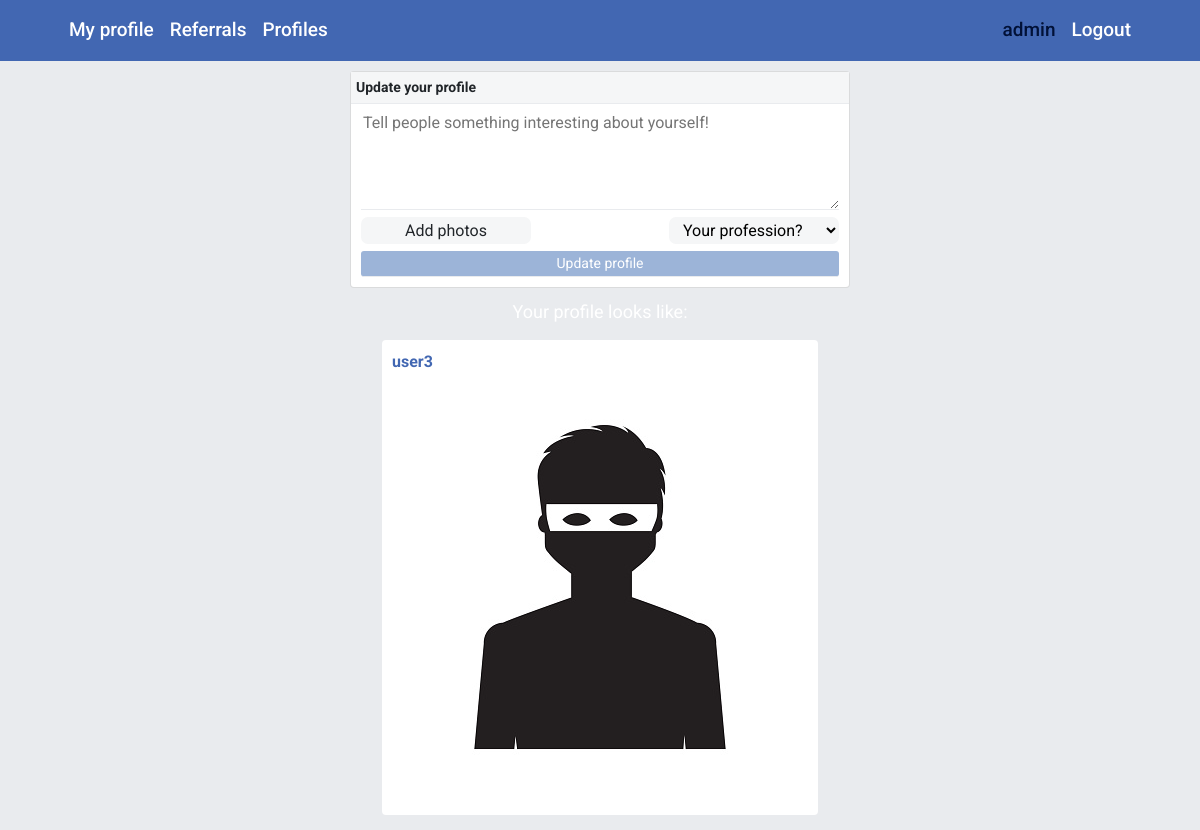
Page / (signed in) on the earlier database version.
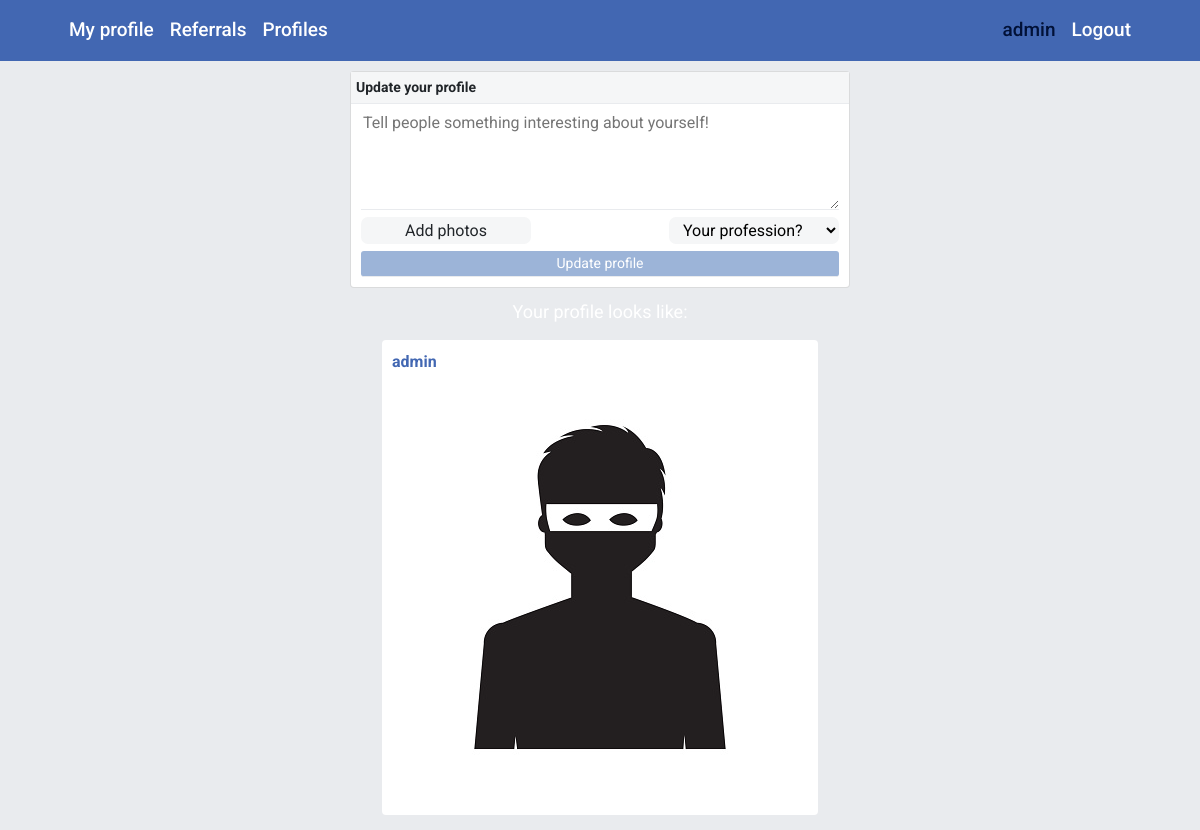
Same page on the later database version.
### profiles/models.py (models this page shows, shortened)
class Profile(models.Model):
    BLANK = ''
    STUDENT = 'ST'
    PROGRAMMER = 'PR'
    ENGINEER = 'EN'
    ML_ENGINEER = 'ML'
    OTHER = 'OR'
    PROFESSION_CHOICES = [
        (BLANK, 'Your profession?'),
        (STUDENT, 'Student'),
        (PROGRAMMER, 'Programmer'),
        (ENGINEER, 'Engineer'),
        (ML_ENGINEER, 'Machine Learning engineer'),
        (OTHER, 'Other'),
    ]
    user = models.OneToOneField(User, on_delete=models.CASCADE)
    timestamp = models.DateTimeField(auto_now=False, auto_now_add=True)
    profession = models.CharField(
        max_length=2,
        choices=PROFESSION_CHOICES,
        null=True,
        blank=True
    )
    bio = models.CharField(max_length=500, blank=True)
    image = models.ImageField(upload_to=upload_location,
                              null=True, blank=True,
                              default='default_img.png',
                              )
    ref_code = models.TextField(max_length=20, null=False, unique=True)
    class Meta:
        ordering = ["-timestamp"]

### profiles/views.py (the view, shortened to what this page needs)
# urls.py: path('', home_view, name='home'),
@login_required()
def home_view(request):
    profile = get_object_or_404(Profile, id=request.user.id)
    form = ProfileForm(request.POST or None, request.FILES or None, instance=profile)
    context = {
        "form": form,
        "instance": profile,
    }
    return render(request, "home_view.html", context)

### profiles/forms.py
class ProfileForm(forms.ModelForm):
    image = forms.ImageField(required=False, widget=forms.FileInput)
    class Meta:
        model = Profile
        fields = ('profession', 'bio', 'image')
        widgets = {
            'bio': forms.Textarea(attrs={'rows': 4,
                                         'wrap': 'hard',
                                         'placeholder': 'Tell people something interesting about yourself!'}),
        }

### templates/home_view.html (shortened to what this page needs)
{% extends "base.html" %}
{% load static %}
{% block content %}
<div class="container">
    <div class="row">
        <div class="col-12 ">
            <div class="profile-form-container">
                <div class="profile-form-title">
                    <span>Update your profile</span>
                </div>
                <form class='profile-form ' method='POST' enctype='multipart/form-data'>
                    {{form.bio}}
                    <label class="label_img" for="id_image">Add photos</label>
                    {{form.profession}}
                    <input type='submit' id="saveButton" value="Update profile">
                </form>
            </div>
        </div>
    </div>
    <div class="profile-looks-header"><p>Your profile looks like:</p></div>
    {% include 'profile_component.html' %}
</div>
{% endblock content %}

### templates/base.html (shortened to what this page needs)
{% load static %}
<!DOCTYPE html>
<html lang="en">
<head>
  <link  rel="stylesheet" type="text/css" href="{% static 'css/reset.css' %}">
  <link rel="stylesheet" href="https://stackpath.bootstrapcdn.com/bootstrap/4.4.1/css/bootstrap.min.css"
>
  <link  rel="stylesheet" type="text/css" href="{% static 'css/style.css' %}">
  <link rel="stylesheet" href="https://cdnjs.cloudflare.com/ajax/libs/font-awesome/4.7.0/css/font-awesome.min.css">
</head>
<body>
<div class="container-fluid bg-blue">
        <div class="container bg-blue">
            <nav class="navbar navbar-expand ">
              <div class="collapse navbar-collapse" id="navbarNav">
              {% if user.is_authenticated %}
                  <ul class="navbar-nav">
                     <li class="nav-item">
                        <a class="nav-link" href="{% url 'home'%}">My profile</a>
                     </li>
                      <li class="nav-item">
                        <a class="nav-link" href="{% url 'referrals'%}">Referrals</a>
                     </li>
                     <li class="nav-item">
                        <a class="nav-link" href="{% url 'list'%}">Profiles</a>
                     </li>
                  </ul>
                  <ul class="navbar-nav ml-auto">
                      <li class="nav-item">
                        <a class="nav-link disabled username">{{ user.username }}</a>
                      </li>
                      <li class="nav-item">
                        <a class="nav-link" href="{% url 'logout'%}">Logout</a>
                      </li>
                 </ul>
                  {% endif %}
              </div>
            </nav>
        </div>
    </div>
{% block content %}{% endblock content %}
</body>
</html>

### templates/profile_component.html (shortened to what this page needs)
<div class="profile-detail-container">
    <div class="row justify-content-center">
        <div class='col-auto padding-reset  profile-detail-content'>
            <div class="row justify-content-start profile-preview-txt">
              <div class="col-auto author">{{ instance.user.username }}</div>
            </div>
            {% if instance.image %}
                <p class="p_img"><img src='{{ instance.image.url }}' class='img-responsive'/></p>
            {% endif %}
        </div>
    </div>
</div>

### static/css/style.css (style rules this page uses)
body { font-family: 'Roboto', sans-serif; font-weight: 400; font-size: 16px; background-color: rgb(233,235,238); }
.padding-reset { padding: 0; }
.bg-blue { background-color: rgb(66,103,178); }
.navbar a { color: white; font-size: 19px; font-weight: 500; }
.navbar .username { color: rgb(1,17,55); }
.profile-form-container { padding-bottom: 10px; width: 500px; text-align: center; background-color: white; margin: 10px auto; border-radius: 4px; border: 1px solid rgba(110, 112, 115, 0.25); }
.profile-form-container .profile-form-title { padding: 5px; font-size: 14px; font-weight: 700; text-align: left; background-color: rgb(245,246,247); border-bottom: 1px inset rgb(233,235,238); margin-bottom: 5px; }
.profile-form-container .profile-form { margin: 0px 10px }
.profile-form-container .profile-form input, textarea { outline: none; -moz-appearance: none; border: white; border-bottom: 1px inset rgb(233,235,238); width: 100%; background-color: white; }
.profile-form-container .profile-form #saveButton { font-size: 14px; padding: 2px 0px; background-color: rgb(156,180,216); color: white; border-radius: 3px; }
.profile-form-container .profile-form label, .profile-form-container .profile-form #id_image { display: none; }
.profile-form-container .profile-form #id_profession { float: right; }
.profile-form-container .profile-form .label_img { float: left; }
.profile-form-container .profile-form .label_img, .profile-form-container .profile-form #id_profession { display: block; width: 170px; border-radius: 7px; margin-bottom: 7px; padding: 0px 10px; background-color: rgb(245,246,247); height: 27px; line-height: 27px; border: none; }
.profile-preview-block .author, .profile-detail-container .author { font-weight: 700; color: rgb(66,103,178); }
.profile-detail-container .author { padding-bottom: 5px; }
.profile-looks-header { color: white; text-align: center; font-size: 18px; }
.profile-detail-container img, p { max-width: 1120px; }
.profile-detail-container .p_img { text-align: center; }
.profile-detail-container .profile-detail-content { background-color: white; padding: 10px 10px; border-radius: 4px; margin: 15px 0px; }
.profile-detail-container .profile-detail-content img { margin-bottom: 10px; }

Differences in the rows shown:
changed Profile "Your profession?": user.username "user3" → "admin"
